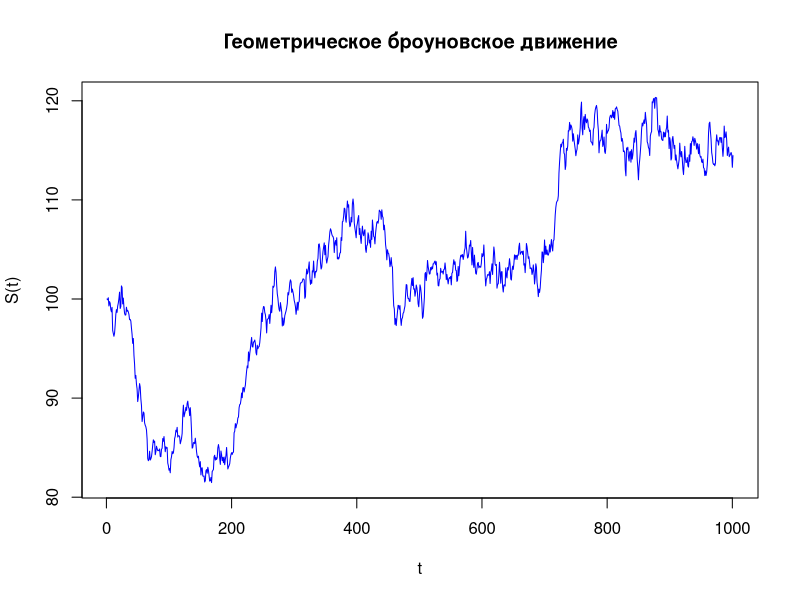

R code for this plot:
#Variable&Function-Declaration----
S0 = 100
a = 0.5
sigma = 0.8
delta = 0.0001
steps = 1000

BrownSimulate = function(delta, steps) {
  incr = rnorm(steps, mean = 0, sd = sqrt(delta))  
  B = c(0, cumsum(incr))  
  return(B)
}
GeoBrSimulation = function(S0,a, sigma, delta, steps,B){
  S = numeric(steps + 1)  
  S[1] = S0  
  
  for (i in 1:steps) {
    S[i + 1] = S0 * exp((a - sigma^2 / 2) * (i * delta) + sigma * B[i + 1])  
  }
  return(S)
}
IncrCalc = function(S) {
  diff(log(S)) 
}
ParEst = function(increments, delta) {
  m_ = mean(increments)
  D = var(increments)
  
  sigma_ = D / delta  
  a_ = m_ / delta + sigma_ / 2  
  
  return(list(a_ = a_, sigma_ = sigma_))
}

#Br&GeoBrSimulation----
tp = seq(0, steps * delta, by = delta)
B = BrownSimulate(delta, steps)
S = GeoBrSimulation(S0,a, sigma, delta, steps,B)

#Visualization
plot(S, type = "l", col = "blue", xlab = "t", ylab = "S(t)", lwd = "1",
     main = "Геометрическое броуновское движение")

increments = IncrCalc(S)
params = ParEst(increments, delta)

#Output
cat("Оценка параметра a :", params$a_, "\n")
cat("Оценка параметра sigma:", params$sigma_, "\n")

  